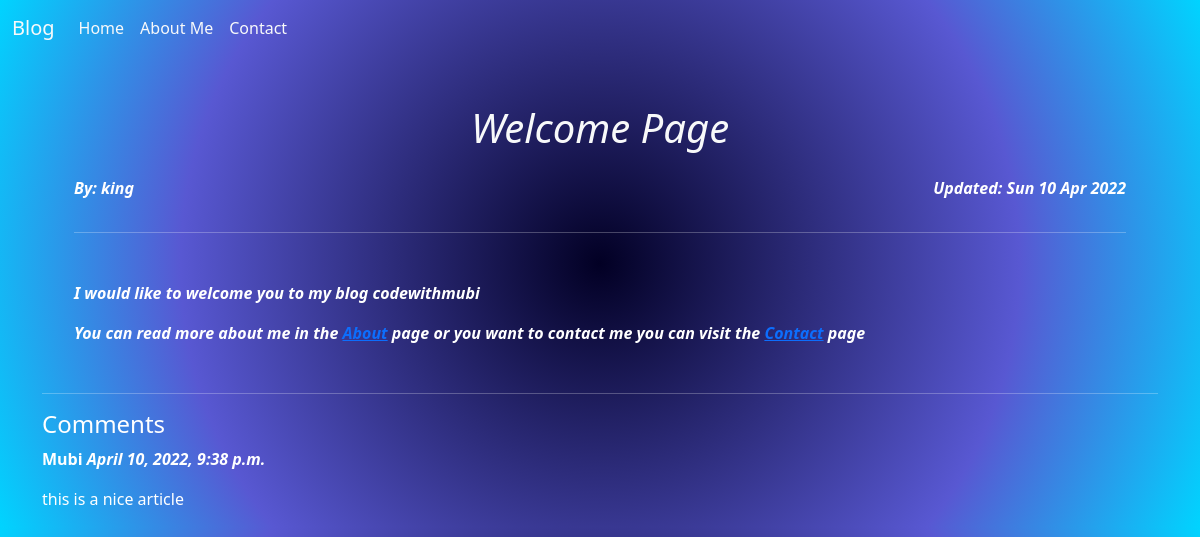
Screenshot of /articles/Welcome-page with the database file from the repository.
### articles/models.py (models this page shows, shortened)
class Article(models.Model):
    title = models.CharField(max_length=100)
    author = models.ForeignKey(User, on_delete=CASCADE)
    date_created = models.DateTimeField(default=timezone.now)
    description = models.TextField(default="Description not available")
    text = models.TextField()
    status = models.CharField(max_length=20, choices=options, default="published")
    slug = models.SlugField(max_length=100, unique=True, unique_for_date="date_created")
    upload_pics = models.ImageField(
        default="default.jpg", upload_to="article_pics", null=True
    )
    objects = models.Manager()
    postObject = ArticleObjects()

class Comment(models.Model):
    post = models.ForeignKey(Article, related_name="comments", on_delete=models.CASCADE)
    name = models.CharField(max_length=100)
    body = models.TextField()
    email = models.EmailField()
    created = models.DateTimeField(auto_now_add=True)
    updated = models.DateTimeField(auto_now=True)
    active = models.BooleanField(default=True)

### articles/views.py (the view)
class ArticleDetailView(DetailView):
    context_object_name = "article_detail"
    template_name = "articles/article_detail.html"
    queryset = Article.objects.all()

### articles/templates/articles/article_detail.html (shortened to what this page needs)
{% extends 'article_base.html' %} {% load crispy_forms_tags %}
  {% block article_content %}
  <section class="mt-5 description__section">
    <h1 class="text-light article__heading">{{ article_detail.title }}</h1>
    <div
      class="d-flex align-items-center justify-content-around justify-content-sm-between mt-4 text-white"
    >
      <p>By: {{ article_detail.author }}</p>
      <p>Updated: {{ article_detail.date_created.date|date:" D d M Y" }}</p>
    </div>
    <hr />
    <div>
      {% autoescape on %}
      <p class="mt-5 description-text">{{ article_detail.text|safe|escape }}</p>
      {% endautoescape %}
    </div>
  </section>
  <hr />
  <section>
    <h4>Comments</h4>
    {% if not article_detail.comments.all %}
    <p>No comment yet</p>
    {% else %} {% for comment in article_detail.comments.all %}
    <strong>
      {{ comment.name|title }}
      <i>{{ comment.created }}</i>
    </strong>
    <p>{{ comment.body|linebreaks }}</p>
    {% endfor %} {% endif %}
  </section>
  {% endblock %}

### articles/templates/article_base.html (shortened to what this page needs)
{% load static %}
<!DOCTYPE html>
<html lang="en">
  <head>
    <link
      rel="stylesheet"
      type="text/css"
      href="{% static 'css/article.css' %}"
    />
    <link rel="stylesheet" type="text/css" href="{% static 'css/base.css' %}" />
    <link
      rel="stylesheet"
      type="text/css"
      href="{% static 'vendor/css/bootstrap.min.css' %}"
    />
  </head>
  <body>
    {% include 'navbar.html' %}
    <div class="container">{% block article_content %} {% endblock %}</div>
  </body>
</html>

### templates/navbar.html (shortened to what this page needs)
<nav class="navbar navbar-expand-lg navbar-light bg-blue">
  <div class="container-fluid">
    <a class="navbar-brand text-light" href="{% url 'articles:article-list' %}"
      >Blog</a
    >
    <div class="collapse navbar-collapse nav" id="navbarNavAltMarkup">
      <div class="navbar-nav">
        <a
          class="nav-link active text-light"
          aria-current="page"
          href="{% url 'articles:article-list' %}"
          >Home</a
        >
        <a class="nav-link text-light" href="{% url 'articles:about' %}"
          >About Me</a
        >
        <a class="nav-link text-light" href="{% url 'articles:contact' %}"
          >Contact</a
        >
      </div>
    </div>
  </div>
</nav>

### static/css/article.css (style rules this page uses)
div { color: var(--bs-white); }
.article__heading { color: var(--bs-dark); text-align: center; text-transform: capitalize; }
.description__section { margin: 3em 2em; font-style: italic; font-weight: 600; }

### static/css/base.css (style rules this page uses)
body { background: radial-gradient(circle, rgba(2,0,36,1) 0%, rgba(88,88,210,1) 64%, rgba(0,212,255,1) 100%) !important; }

### rows the page displays
Article: title "Welcome Page", author "king", date_created "Sun 10 Apr 2022", text "I would like to welcome you to my blog codewithmubi You can read more about me in the About page or you want to contact me you can visit the Contact page"
Comment: name "Mubi", created "April 10, 2022, 9:38 p.m.", body "this is a nice article"
